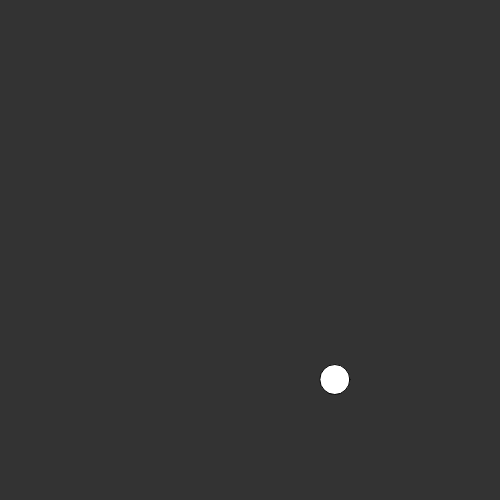
Frame 1 (no input)
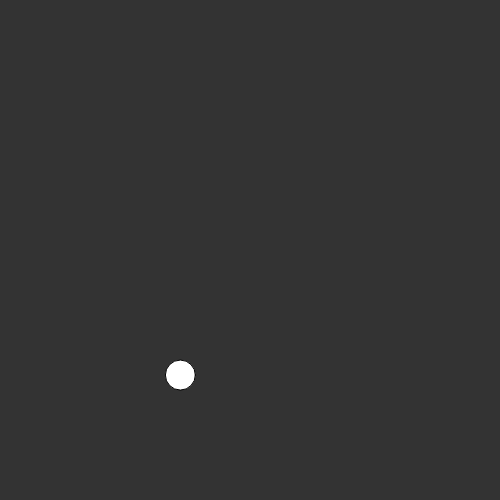
Frame 60 (no input)
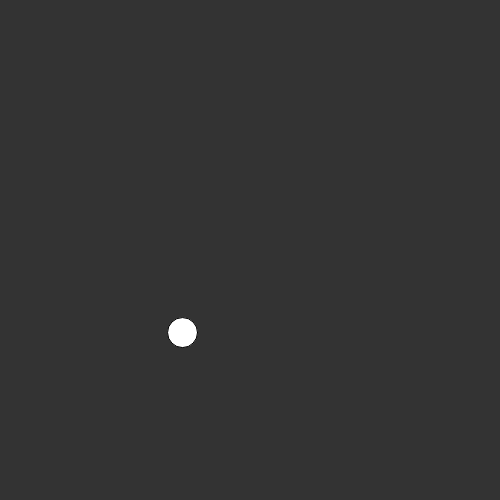
Frame 120 (the mouse pressed at the canvas centre since frame 60)

The p5.js sketch that drew these frames (run headless with seeded random() and noise() and a simulated clock; from frame 60 on, the mouse is pressed at the canvas centre):

// p5.js sketch
// ── sketch.js
var xoff1 = 0;
var xoff2 = 10000
var incr = 0.01;

function setup() {
    createCanvas(500, 500);
}
  
function draw() {
    background(51)

    var x = map(noise(xoff1), 0, 1, 0, width);
    var y = map(noise(xoff2), 0, 1, 0, height);
    ellipse(x, y, 30, 30);    

    xoff1 += incr;
    xoff2 += incr;
}
